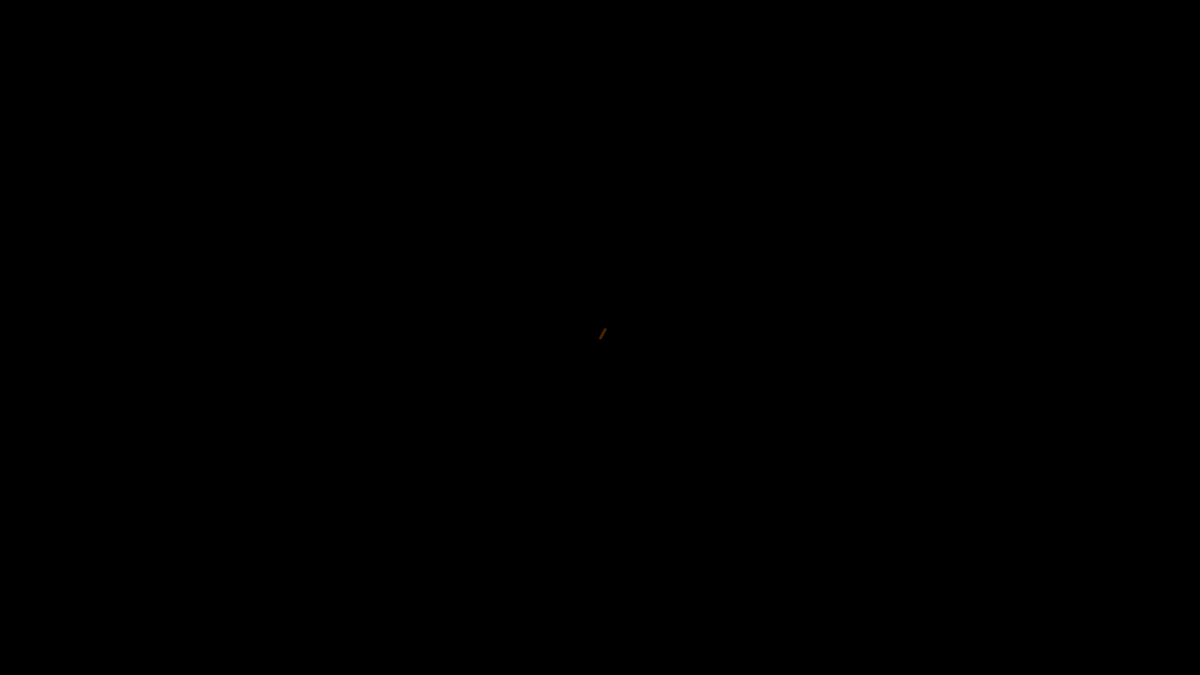
Frame 1 (no input)
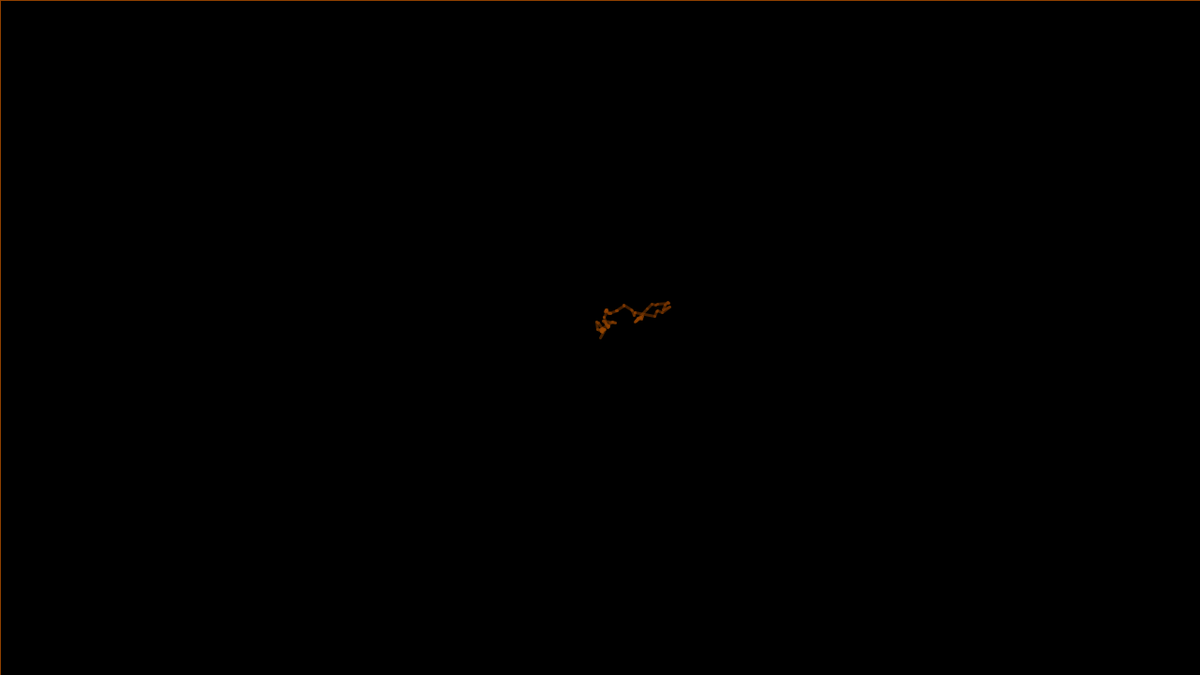
Frame 60 (the mouse pressed at the canvas centre just before this capture)
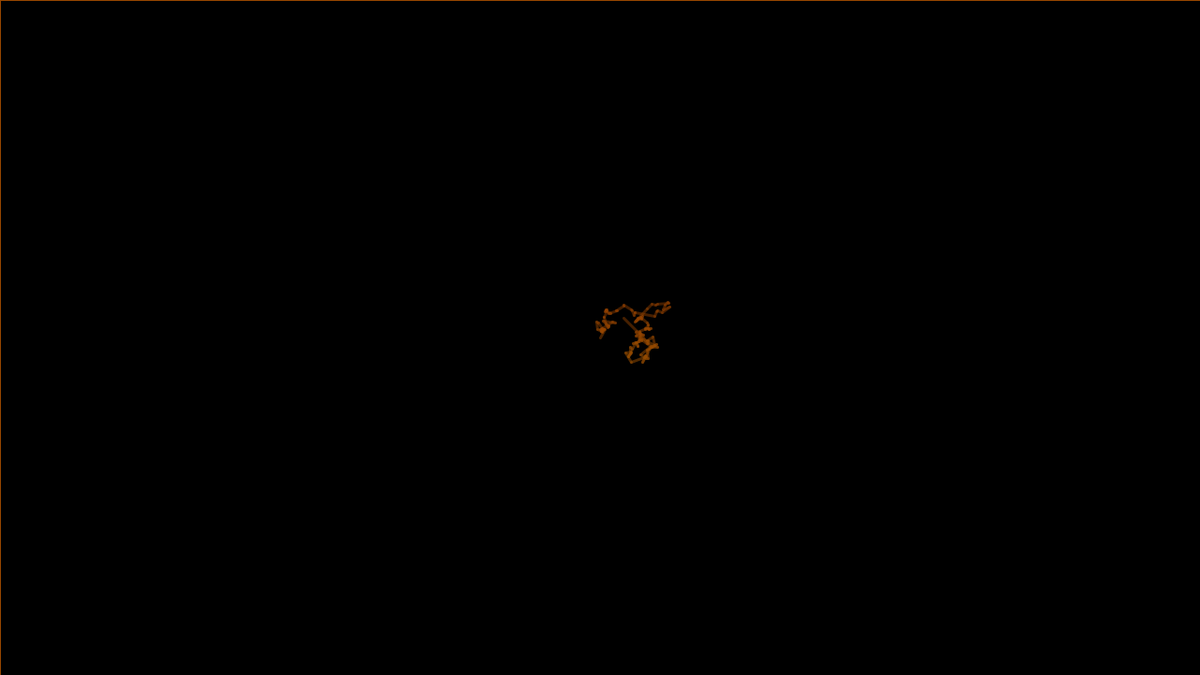
Frame 120 (the mouse held since frame 60 and released just before this capture)

The Processing sketch that drew these frames (run headless with seeded random() and noise(); from frame 60 on, the mouse is pressed at the canvas centre):

// Processing sketch: ex3
// ── ex3.pde
PVector CENTER_SCREEN;
float ALPHA_BACKGROUND=0;
int MONTECARLO_STEPS=1;

Walker walker;
void setup() {
  size(1280,720);
  frameRate(400);
  walker=new Walker();  // Create a walker object
  background(0);
  CENTER_SCREEN=new PVector(width/2, height/2);  
}

void draw() {
  // Run the walker object
  fill(0, ALPHA_BACKGROUND);
  strokeWeight(0);
  rect(0,0,width, height);
  walker.update();
  walker.draw();  
}

// ── Walker.pde
float SCALE_STEPS[]={0, 50, 10}; 
// use it as SCALE_STEPS[MONTECARLO_STEPS]


class Walker {
  PVector position;
  PVector prevPosition;
  
  float stepsize;
  
  float r=0, g=0, b=0;
  
  Walker() {
    this.position=new PVector(width/2, height/2);
    this.prevPosition=this.position.copy();    
  }
  void draw() {        
    
    PVector fromCenter=PVector.sub(this.position, CENTER_SCREEN);
    
    float normAngle= map(fromCenter.heading(), -PI, PI, 0, 1);
    /* your code */
    //stroke(normAngle*255, normAngle*255, this.position.x);
    //stroke(normAngle*255, stepsize*255, this.position.x);
    //stroke(this.position.x, this.position.y, normAngle*255, (this.position.y/height)*255);
    //stroke(this.position.x, this.position.y, normAngle*255, 350-fromCenter.mag()); // PARACHUTES
    stroke(150, this.position.y*0.2, 0, (this.position.y/height)*255);
    strokeWeight(3);
    line(this.prevPosition.x, this.prevPosition.y,
         this.position.x, this.position.y);

  }

  void update() {    
    PVector step;
    step=new PVector(random(-1,1), random(-1,1));
    step.normalize();
    stepsize=montecarlo();
    step.mult(stepsize*SCALE_STEPS[MONTECARLO_STEPS]);
    this.prevPosition=this.position.copy();   
    this.position.add(step);
    this.position.x=constrain(this.position.x, 0, width);    
    this.position.y=constrain(this.position.y, 0, height);
  }
}

float montecarlo() {
  while (true) {
     float R1=random(1);
     float p=0;
     if(MONTECARLO_STEPS==2){
        p=random(1);
     }
     if(MONTECARLO_STEPS==1){
        p=pow(1-R1,8);
     }
     float R2=random(1);
     if (R2<p){ return R1;}
  }
}
